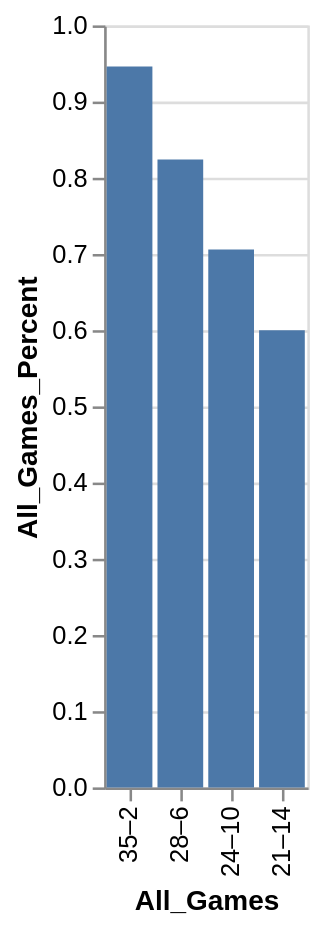

Write a Vega-Lite specification for this figure.
### Vega-Lite specification from a JSON file in a GitHub repository (floating-point values rounded to 4 significant figures)
{"data": {"values": [{"x_data": "35–2", "y_data": 0.946}, {"x_data": "28–6", "y_data": 0.824}, {"x_data": "24–10", "y_data": 0.706}, {"x_data": "21–14", "y_data": 0.6}]}, "mark": "bar", "encoding": {"x": {"field": "x_data", "type": "nominal", "title": "All_Games", "sort": {"op": "sum", "field": "y_data", "order": "descending"}}, "y": {"field": "y_data", "type": "quantitative", "title": "All_Games_Percent"}}}
